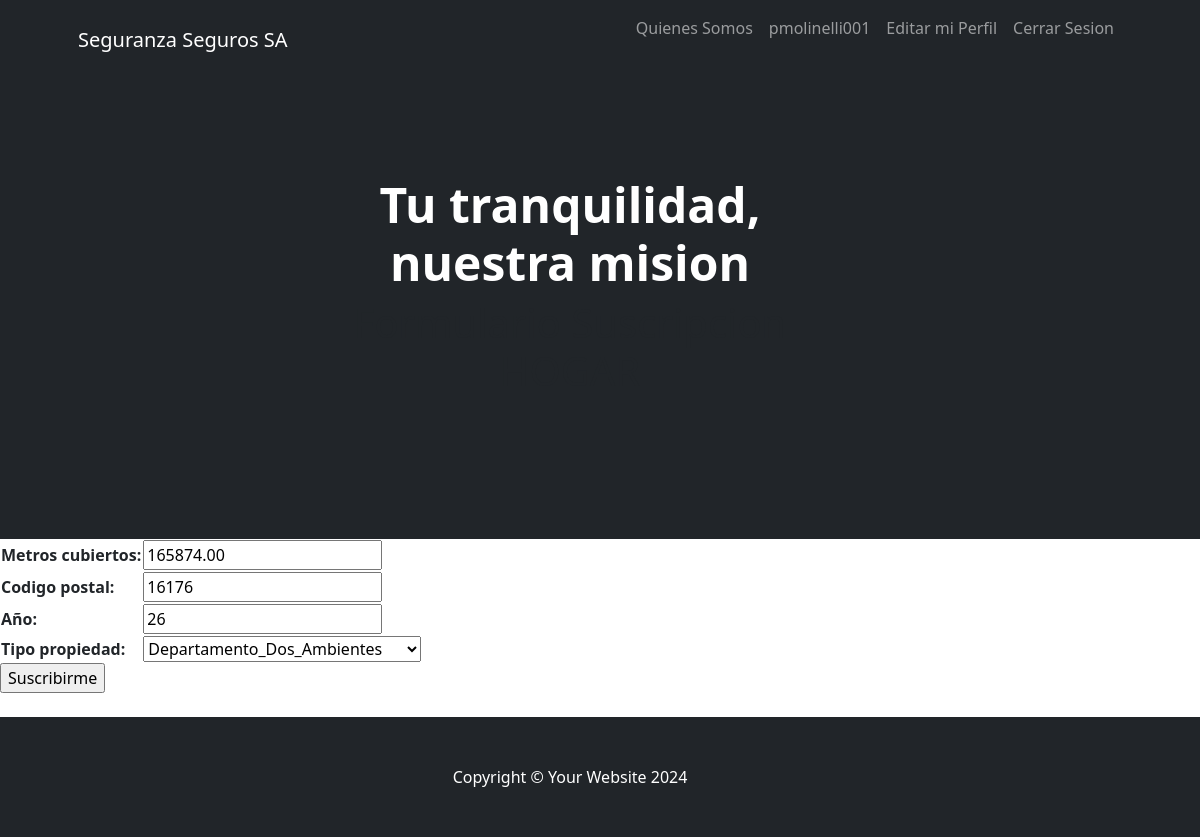
/hogarUpdate/1/ (signed in), run on the app's committed database.
### app/models.py (models this page shows, shortened)
class Hogar(models.Model):
    metros_cubiertos = models.DecimalField(max_digits=10,decimal_places=2)
    codigo_postal = models.CharField(max_length=10)
    año = models.IntegerField()
    opciones_propiedad=(
        ('Departamento_Dos_Ambientes','Departamento_Dos_Ambientes'),
        ('Casa','Casa'),
        ('PH','PH'),
        ('Departamento_Tres_Ambientes','Departamento_Tres_Ambientes'),
        ('Departamento_Cuatro_Ambientes','Departamento_Cuatro_Ambientes')
    )
    tipo_propiedad=models.CharField(max_length=30, choices=opciones_propiedad)
    class Meta:
        verbose_name = "Hogar"
        verbose_name_plural ="Hogar"
        ordering = ["tipo_propiedad"]

### app/views.py (the view)
# urls.py: path('hogarUpdate/<int:pk>/',HogarUpdate.as_view(), name="hogarUpdate"),
class HogarUpdate(LoginRequiredMixin,UpdateView):
    model = Hogar
    fields = ['metros_cubiertos','codigo_postal','año','tipo_propiedad']
    success_url=reverse_lazy("hogar")

### app/templates/app/hogar_form.html (shortened to what this page needs)
{% extends "app/index.html" %}
{% block titulo %}
<h1 class="mb-5">Formulario Suscripcion HOGAR</h1>
{% endblock titulo %}
{% block contenido %}
<form action="" method="post">
    <table>
        {{ form.as_table }}
    </table>
    <input type="submit" value="Suscribirme">
</form>
<br>
{% endblock contenido %}

### app/templates/app/index.html (shortened to what this page needs)
<!DOCTYPE html>
<html lang="en">
    <head>
        {%load static%}
        <link href="https://cdn.jsdelivr.net/npm/bootstrap-icons@1.4.1/font/bootstrap-icons.css" rel="stylesheet" />
        <link href="{% static 'css/styles.css'%}" rel="stylesheet" />
        <link href="https://cdnjs.cloudflare.com/ajax/libs/font-awesome/5.15.4/css/all.min.css" rel="stylesheet">
        <link href="https://cdn.jsdelivr.net/npm/bootstrap-icons@1.5.0/font/bootstrap-icons.css" rel="stylesheet">
    </head>
    <body>
        <nav class="navbar navbar-expand-lg navbar-dark bg-dark">
            <div class="container px-5">
                <a class="navbar-brand" href="{% url 'home' %}">Seguranza Seguros SA</a>
                <div class="collapse navbar-collapse" id="navbarSupportedContent">
                    <ul class="navbar-nav ms-auto mb-2 mb-lg-0">
                        <li class="nav-item"><a class="nav-link" href="{% url 'quienes_somos' %}">Quienes Somos</a></li>
                        {% if user.is_authenticated%}
                        <li class="nav-item"><a class="nav-link"> {{user.username}}</a></li>
                        <li class="nav-item"><a class="nav-link" href="{% url 'perfil' %}"> Editar mi Perfil</a>
                        <br>
                        <li class="nav-item"><a class="nav-link" href="{% url 'logout' %}"> Cerrar Sesion</a></li>
                        {% else %}
                        <li class="nav-item"><a class="nav-link" href="{% url 'login'%}">Iniciar Sesion</a></li>
                        <br>
                        <a class="nav-link" href="{% url 'registro' %}">Registrarme</a>
                        {%endif%}
                    </ul>
                </div>
            </div>
        </nav>
        <header class="bg-dark py-5">
            <div class="container px-5">
                <div class="row gx-5 justify-content-center">
                    <div class="col-lg-6">
                        <div class="text-center my-5">
                            <h1 class="display-5 fw-bolder text-white mb-2">Tu tranquilidad, nuestra mision</h1>
                            {%block titulo%}{%endblock titulo%}
                        </div>
                    </div>
                </div>
            </div>
        </header>
        {%block contenido%}{%endblock contenido%}
        <footer class="py-5 bg-dark">
            <div class="container px-5"><p class="m-0 text-center text-white">Copyright &copy; Your Website 2024</p></div>
        </footer>
    </body>
</html>

### data on the page
Hogar: metros_cubiertos "165874.00", codigo_postal "16176", año "26", tipo_propiedad "Departamento_Dos_Ambientes"

### other printed values
{{ user.username }} "pmolinelli001"
